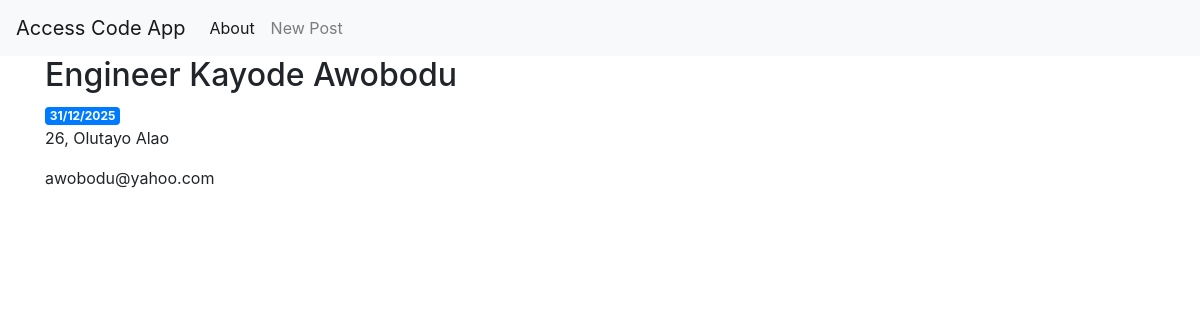
/5/user, run on an earlier commit of the app's database.
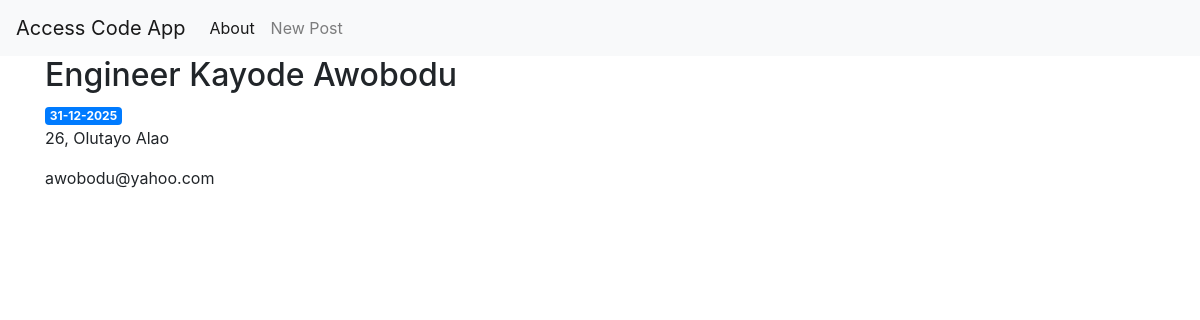
And on a later commit of the database.
### tables this page shows
CREATE TABLE users (
    user_id INTEGER PRIMARY KEY AUTOINCREMENT,
    full_name TEXT NOT NULL,
    resident_address TEXT NOT NULL,
    email TEXT NOT NULL,
    validity_date TIMESTAMP NOT NULL,
    u_created TIMESTAMP NOT NULL DEFAULT CURRENT_TIMESTAMP
);

### app.py (the view)
@app.route('/<int:user_id>/user')
def view(user_id):
    user = get_user(user_id)
    return render_template('view.html', user=user)

### app.py (called while the page is built)
def get_db_connection():
    conn = sqlite3.connect('database.db')
    conn.row_factory = sqlite3.Row
    return conn

def get_user(user_id):
    conn = get_db_connection()
    user = conn.execute('SELECT * FROM users WHERE user_id = ?', \
                       (user_id,)).fetchone()
    conn.close()
    if user is None:
        abort(404)
    return user

### templates/view.html
{% extends 'base.html' %}
{% block content %}
    <h2>{% block title %} {{ user['full_name'] }} {% endblock %}</h2>
    <span class="badge badge-primary">{{ user['validity_date'] }}</span>
    <p>{{ user['resident_address'] }}</p>
    <p>{{ user['email'] }}</p>
{% endblock %}

What changed in the data, as far as the page shows it:
changed users "Engineer Kayode Awobodu": validity_date "31/12/2025" → "31-12-2025"
